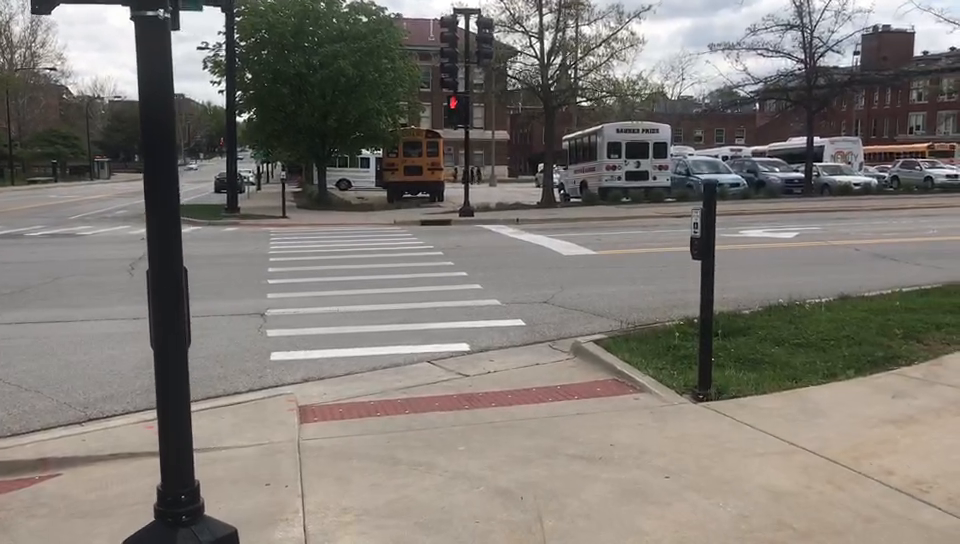
#> input picture frame 51 of Sidewalk and crosswalk detection/test1.mp4, 960 x 544 px, given in place of IMG_1029.MOV, which was not available
$ jupyter execute --allow-errors Zebra_crosswalk_detection.ipynb   (shell and % lines are left out)   (older library calls are emulated)   (text cells are left out)
#> lines starting #> are read from the running program, lines starting #| are printed output that depends on the picture; after the words box and inside, x2 and y2 are one past the last pixel; in counts of white or black regions, pixels touching at a corner belong together; pictures that were not available may be replaced by others from this repository, and a replacement may not be noted
[cell 1]
import cv2
import numpy as np
import matplotlib.pyplot as plt
from scipy import stats
import math
from sklearn.linear_model import LinearRegression

[cell 2]
def open_img(img):
    #image = cv2.imread(img)
    image = cv2.imread(img, cv2.IMREAD_GRAYSCALE)
    #image = cv2.cvtColor(image,cv2.COLOR_BGR2GRAY)
    return image

[cell 3]
def open_img_color(img):
    image = cv2.imread(img)
    print(image.shape)
    return image

[cell 4]
def show_image_color(img):
    temp = img[:,:,-1]
    img[:,:,-1] = img[:,:,0]
    img[:,:,0] = temp
    plt.imshow(img)
    plt.show()

[cell 5]
def show_image_gray(img):
    plt.imshow(img,  cmap='gray')
    plt.show()

[cell 6]
def do_erode(img,iteration):
    kernel = np.ones((5,5),np.uint8)
    erosion = cv2.erode(img,kernel,iterations = iteration)
    show_image_gray(erosion)
    return erosion

[cell 7]
def do_dilate(img,iteration):
    #https://docs.opencv.org/3.0-beta/doc/py_tutorials/py_imgproc/py_morphological_ops/py_morphological_ops.html
    kernel = np.ones((5,5),np.uint8)
    dilation = cv2.dilate(img,kernel,iterations = iteration)
    show_image_gray(dilation)
    return dilation

[cell 8]
def filtered_white(img,low_white,high_white):
    mask_white = cv2.inRange(img, low_white, high_white)
    img = cv2.bitwise_and(img, mask_white)
    kernel_size = 5
    gauss_gray = cv2.GaussianBlur(img,(kernel_size,kernel_size),0)
    #show_image_gray(gauss_gray)
    return gauss_gray

[cell 9]
def ROI(img):
    h,w = img.shape[0],img.shape[1]
    #print(h)
    #print(w)
    #triangle = np.array([[(int(5*w/48),h),(int(43*w/48),h),(int(w/2),int(0))]])
    triangle = np.array([[(0,h),(int(43*w/48),h),(int(w/2),int(0))]])
    mask = np.zeros_like(img)
    cv2.fillPoly(mask,triangle,255)
    #show_image_gray(mask)
    masked_image = cv2.bitwise_and(img,mask)
    return masked_image

[cell 10]
def find_contour(color_img,img,line_threshold):
    left_points = []
    right_points = []
    ### to find the image contour...
    ret,thresh = cv2.threshold(img,127,255,0)
    im2, contours, hierarchy = cv2.findContours(thresh,cv2.RETR_TREE,cv2.CHAIN_APPROX_SIMPLE)
    #print(np.asarray(contours).shape)
    for i in contours:
        #box, with x,y and with height
        bx,by,bw,bh = cv2.boundingRect(i)
        if bw > line_threshold:
            cv2.line(color_img,(bx,by),(bx+bw,by),(0,255,0),3)
            left_points.append([bx,by])
            right_points.append([bx+bw,by])
            cv2.circle(color_img,(bx,by),2,(0,0,255),5)
            cv2.circle(color_img,(bx+bw,by),2,(0,0,255),5)
    #cv2.drawContours(color_img, contours, -1, (0,255,0), 3)
    #show_image_color(color_img)
    left_points = np.asarray(left_points)
    right_points = np.asarray(right_points)
    return img,left_points,right_points

[cell 11]
def find_equation(img, slope, intercept):
    h = img.shape[0]
    y1 = h
    y2 = int(h/5)
    x1 = int((y1 - intercept)/slope)
    x2 = int((y2 - intercept)/slope)
    return np.array([x1,y1,x2,y2])

def fit_and_draw(img, left_points, right_points):
    det_slope = 0.8
    l_slope, l_intercept, l_r_value, l_p_value, l_std_err = None,None,None,None,None
    r_slope, r_intercept, r_r_value, r_p_value, r_std_err = None,None,None,None,None
    combo_img = img.copy()
    line_img = np.zeros_like(combo_img)
    if len(left_points) != 0:
        #l_slope, l_intercept, l_r_value, l_p_value, l_std_err = stats.linregress(left_points[:,0],left_points[:,1])
        reg = LinearRegression()  # create object for the class
        reg.fit(left_points[:,0].reshape(-1,1), left_points[:,1].reshape(-1,1))
        l_slope = reg.coef_[0][0]
        l_intercept = reg.intercept_[0]
        if math.isnan(l_slope) == False and math.isnan(l_intercept) == False and l_slope < -det_slope:
            l_fit = find_equation(img,l_slope,l_intercept)
            #print(l_fit)
            cv2.line(line_img,(l_fit[0],l_fit[1]),(l_fit[2],l_fit[3]),(255,0,0),3)

    if len(right_points) != 0:
        #r_slope, r_intercept, r_r_value, r_p_value, r_std_err = stats.linregress(right_points[:,0],right_points[:,1])
        reg = LinearRegression()  # create object for the class
        reg.fit(right_points[:,0].reshape(-1,1), right_points[:,1].reshape(-1,1))
        r_slope = reg.coef_[0][0]
        r_intercept = reg.intercept_[0]
        if math.isnan(r_slope) == False and math.isnan(r_intercept) == False and r_slope > det_slope:
            r_fit = find_equation(img,r_slope,r_intercept)
            #print(r_fit)
            cv2.line(line_img,(r_fit[0],r_fit[1]),(r_fit[2],r_fit[3]),(255,0,0),3)
    combo_img = cv2.addWeighted(combo_img,1,line_img,1,1)
    return combo_img

[cell 12]
def ransac(points):
    pass

[cell 13]
# ###main
img = open_img('../dataset/IMG_1.jpeg')
#> (the rest of this cell did not finish here and is left out)

[cell 14]
cap = cv2.VideoCapture('IMG_1029.MOV')
fourcc = cv2.VideoWriter_fourcc(*'XVID')
out = cv2.VideoWriter('1029_output.avi',fourcc, 30.0, (480,360))
while(cap.isOpened()):
    ret, frame = cap.read()
#> frame is the input picture: shape (544, 960, 3); mean B, G, R 116.6, 122.5, 127.3
    if ret == False:
        break
    gray = cv2.cvtColor(frame, cv2.COLOR_BGR2GRAY)
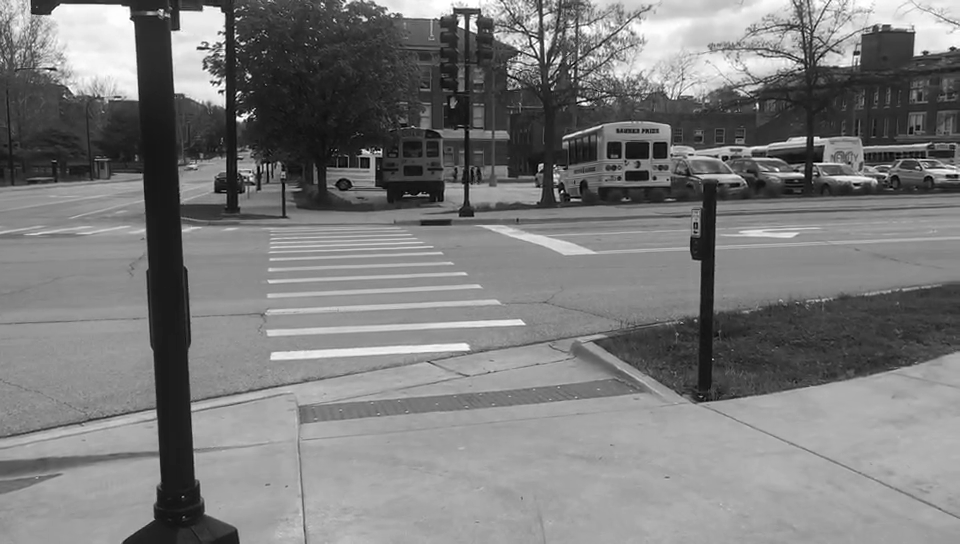
#> gray: shape (544, 960); min 0, max 255, mean 123.3
    img_1 = cv2.resize(gray,(480,360))
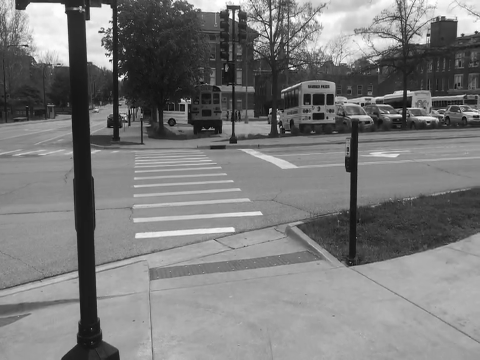
#> img_1: shape (360, 480); min 1, max 255, mean 123.2
    color = cv2.resize(frame,(480,360))
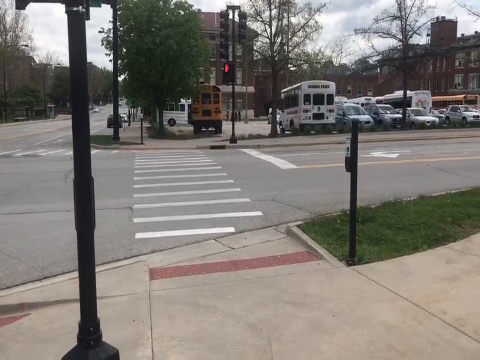
#> color: shape (360, 480, 3); mean B, G, R 116.5, 122.4, 127.2
    img_1 = filtered_white(img_1,200,255)
#> in filtered_white, `mask_white = cv2.inRange(img, low_white, high_white)`:
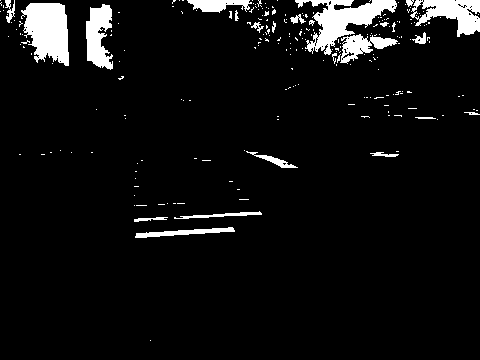
#> mask_white: shape (360, 480); 6.1% white; 233 white regions (209 under 20 px), largest, box (x1, y1, x2, y2) and area: (21, 3, 69, 66) 2196, (295, 0, 397, 55) 2185, (410, 0, 480, 37) 1417
#> in filtered_white, `img = cv2.bitwise_and(img, mask_white)`:
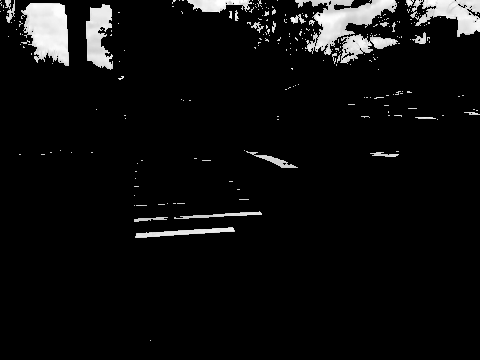
#> img: shape (360, 480); min 0, max 255, mean 13.8
#> in filtered_white, `gauss_gray = cv2.GaussianBlur(img,(kernel_size,kernel_size),0)`:
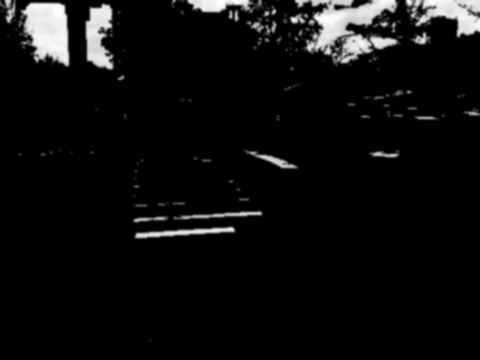
#> gauss_gray: shape (360, 480); min 0, max 255, mean 13.8
    img_1 = ROI(img_1)
#> in ROI, `cv2.fillPoly(mask,triangle,255)`:
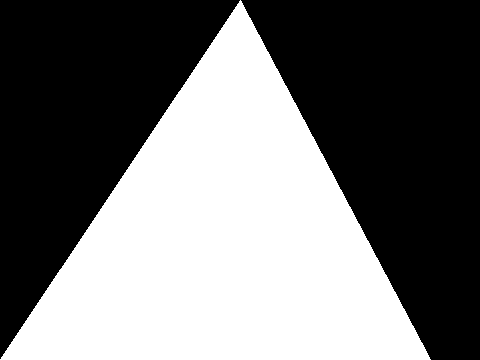
#> mask: shape (360, 480); 45% white; 1 white region, box (x1, y1, x2, y2) and area: (0, 0, 431, 360) 77760
#> in ROI, `masked_image = cv2.bitwise_and(img,mask)`:
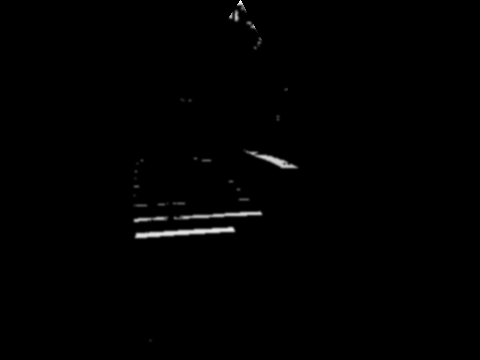
#> masked_image: shape (360, 480); min 0, max 246, mean 1.5
    img_1,left_points,right_points = find_contour(color,img_1,80)
#> in find_contour, `ret,thresh = cv2.threshold(img,127,255,0)`:
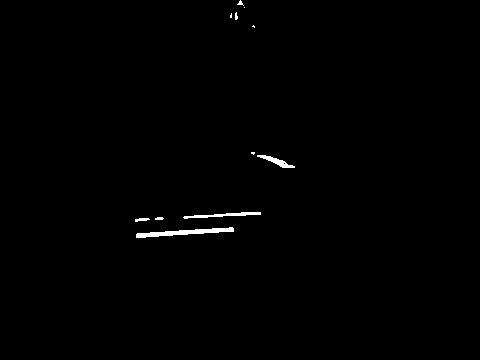
#> thresh: shape (360, 480); 0.56% white; 11 white regions (6 under 20 px)
#> in find_contour, `im2, contours, hierarchy = cv2.findContours(thresh,cv2.RETR_TREE,cv2.C..`: contours = 12 contours, 8 with area under 20; largest, box (x1, y1, x2, y2) and area: (136, 227, 234, 238) 346, (183, 212, 261, 219) 143, (257, 155, 295, 168) 131, (135, 218, 150, 222) 24
#> the loop in find_contour, `for i in contours:` made 12 passes
#> (bx, by, bw, bh) on passes 1, 2, 3, 4, 5, 7, 8, 9, 10, 11, 12: (136, 227, 98, 11), (135, 218, 15, 4), (155, 217, 9, 3), (183, 212, 78, 7), (257, 155, 38, 13), (251, 152, 4, 3), (252, 25, 3, 3), (230, 13, 2, 5), (235, 12, 3, 8), (244, 7, 1, 1), (237, 0, 7, 6)
#> (i, bx, by, bw, bh) on pass 6: ([[283, 163], [284, 162], [285, 163], [284, 164]], 283, 162, 3, 3)
#> after the loop in find_contour, `for i in contours:`: left_points = [[136, 227]]; right_points = [[234, 227]]
#> left_points = [[136, 227]]; right_points = [[234, 227]]
    #print(left_points)
    combo_img_1 = fit_and_draw(color,left_points,right_points)
    #show_image_color(combo_img_1)
    #combo_img_1 = cv2.addWeighted(combo_img_1,1,mask,0.8,1)
    out.write(combo_img_1)
out.release()
cap.release()
cv2.destroyAllWindows()
print("output finished")

$ run again, starting later in the video
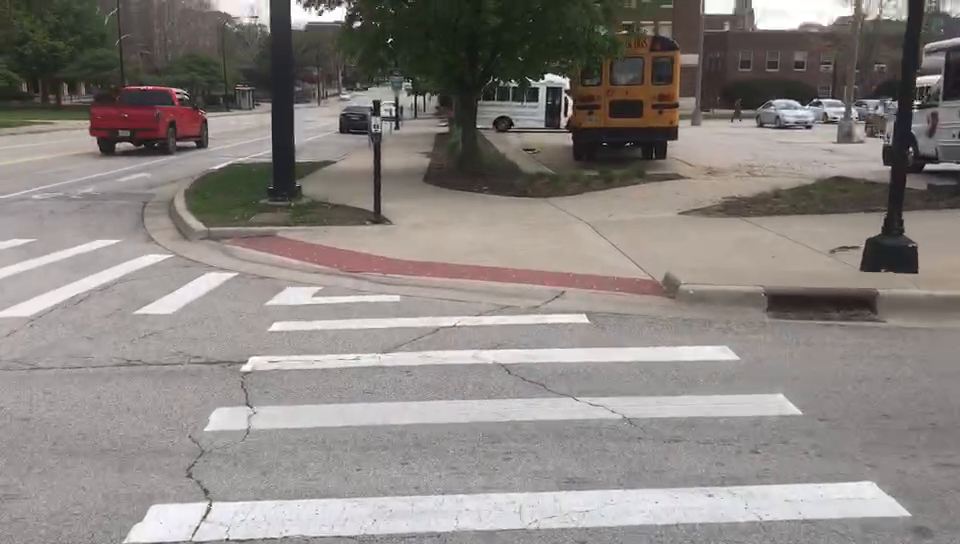
#> input picture frame 412 of Sidewalk and crosswalk detection/test1.mp4, 960 x 544 px, given in place of IMG_1029.MOV, which was not available
#> frame is the input picture: shape (544, 960, 3); mean B, G, R 129, 132.6, 138.3
#> in filtered_white, `mask_white = cv2.inRange(img, low_white, high_white)`:
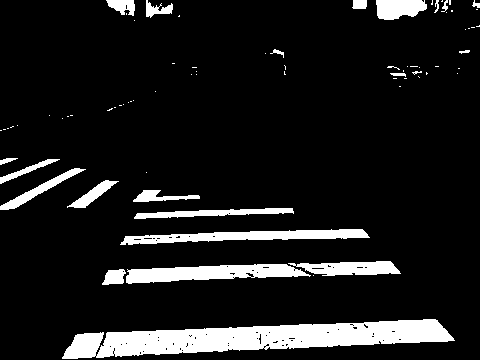
#> mask_white: shape (360, 480); 11% white; 75 white regions (54 under 20 px), largest, box (x1, y1, x2, y2) and area: (62, 319, 455, 359) 8645, (126, 264, 311, 284) 2270, (120, 229, 370, 245) 2042
#> mask: shape (360, 480); 45% white; 1 white region, box (x1, y1, x2, y2) and area: (0, 0, 431, 360) 77760
#> thresh: shape (360, 480); 8.5% white; 8 white regions (1 under 20 px)
#> contours = 17 contours, 10 with area under 20; largest, box (x1, y1, x2, y2) and area: (63, 320, 421, 360) 7618, (126, 264, 308, 284) 2043, (121, 229, 366, 245) 1774, (297, 261, 385, 276) 841, (135, 208, 294, 219) 700, (134, 190, 200, 202) 302, (103, 269, 125, 285) 234
#> the loop in find_contour, `for i in contours:` made 17 passes
#> (bx, by, bw, bh) on passes 1 to 8: (63, 320, 358, 40), (265, 343, 5, 4), (274, 341, 4, 3), (290, 337, 4, 4), (258, 336, 4, 6), (353, 326, 5, 4), (363, 324, 6, 5), (103, 269, 22, 16)
#> after the loop in find_contour, `for i in contours:`:
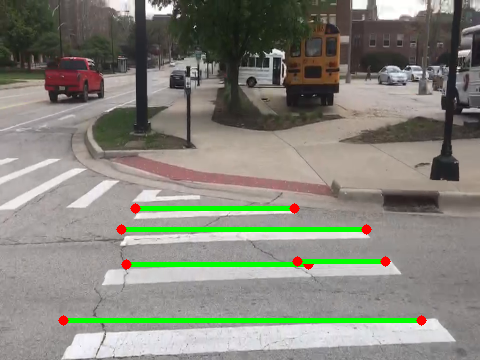
#> color_img: shape (360, 480, 3); mean B, G, R 123.6, 134.3, 133.7
#> after the loop in find_contour, `for i in contours:`: left_points = [[63, 320], [126, 264], [297, 261], [121, 229], [135, 208]]; right_points = [[421, 320], [308, 264], [385, 261], [366, 229], [294, 208]]
